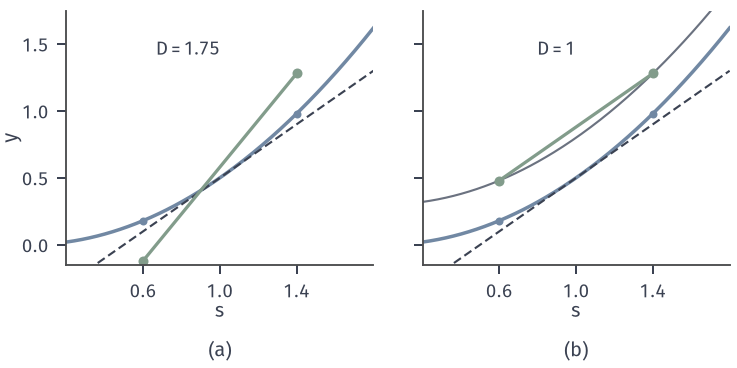

Reproduce this figure in Python.
from pathlib import Path
import sys
ROOT = next(p for p in Path(__file__).resolve().parents if (p/'build.sh').is_file() and (p/'tex/book.tex').is_file())
sys.path.insert(0, str(ROOT/'figures/00-shared/mathematical-preliminaries-upper/00-shared/comprehension-figures'))
from support import figure, save, BLUE, GREEN, YELLOW, RED, PURPLE, INK, MUTED, GRID, BLUE_FILL, GREEN_FILL, YELLOW_FILL, RED_FILL, PURPLE_FILL
import numpy as np
HERE = Path(__file__).resolve().parent
STROKE = '#4C4D4F'
def panels(w,h,n,left=.07,right=.99,top=.97,bottom=.22,wspace=.25,rows=1,**k):
    fig=figure(width_mm=w,height_mm=h)[0]; fig.clf(); fig.set_layout_engine(None)
    A=[fig.add_subplot(rows,n,i+1,**k) for i in range(n*rows)]
    fig.subplots_adjust(left=left,right=right,top=top,bottom=bottom,wspace=wspace)
    return fig,A
def tag(fig,ax,s,y):
    p=ax.get_position(); fig.text((p.x0+p.x1)/2,y,s,ha='center',va='bottom')
H2=np.array([1.,9.]); X0=np.array([9.,1.])
def f2(x): return .5*(H2*np.asarray(x,float)**2).sum(-1)
def g2(x): return H2*np.asarray(x,float)
def sphere(rng,k,n=2):
    u=rng.standard_normal((k,n)); return u/np.linalg.norm(u,axis=1,keepdims=True)
# 成对读数：f(s)=s^2/2，中心 s=1，半径 0.4；(a) 独立噪声 +0.3,-0.3；(b) 共享噪声 +0.3。
fig,A=panels(104,52,2,left=.09,bottom=.28,wspace=.16)
s=np.linspace(.2,1.8,200); h=.4; c=1
T=lambda v:.5+v*1.0
for k,a in enumerate(A):
    a.plot(s,.5*s**2,color=BLUE,lw=1.4)
    a.plot(s,T(s-1),color=INK,lw=.85,ls=(0,(4,2)))
    a.set_xlim(.2,1.8); a.set_ylim(-.15,1.75); a.set_xticks([.6,1,1.4]); a.set_yticks([0,.5,1,1.5]); a.set_xlabel('$s$',labelpad=0)
yp=.5*1.4**2+.3; ym=.5*.6**2-.3
A[0].plot([.6,1.4],[ym,yp],'-o',color=GREEN,lw=1.3,ms=4,mew=0); A[0].plot([.6,1.4],[.18,.98],'o',color=BLUE,ms=3.2,mew=0)
A[0].text(1.0,1.42,r'$D=1.75$',fontsize=7.5,color=INK,ha='right')
yp=.5*1.4**2+.3; ym=.5*.6**2+.3
A[1].plot(s,.5*s**2+.3,color=MUTED,lw=.85)
A[1].plot([.6,1.4],[ym,yp],'-o',color=GREEN,lw=1.3,ms=4,mew=0); A[1].plot([.6,1.4],[.18,.98],'o',color=BLUE,ms=3.2,mew=0)
A[1].text(1.0,1.42,r'$D=1$',fontsize=7.5,color=INK,ha='right')
A[0].set_ylabel('$y$',labelpad=0); A[1].set_yticklabels([])
for a,t in zip(A,'ab'): tag(fig,a,f'({t})',.02)
save(fig,HERE,'figure',{'f':'s^2/2','center':1,'radius':.4,'independent':[.3,-.3],'shared':.3})
